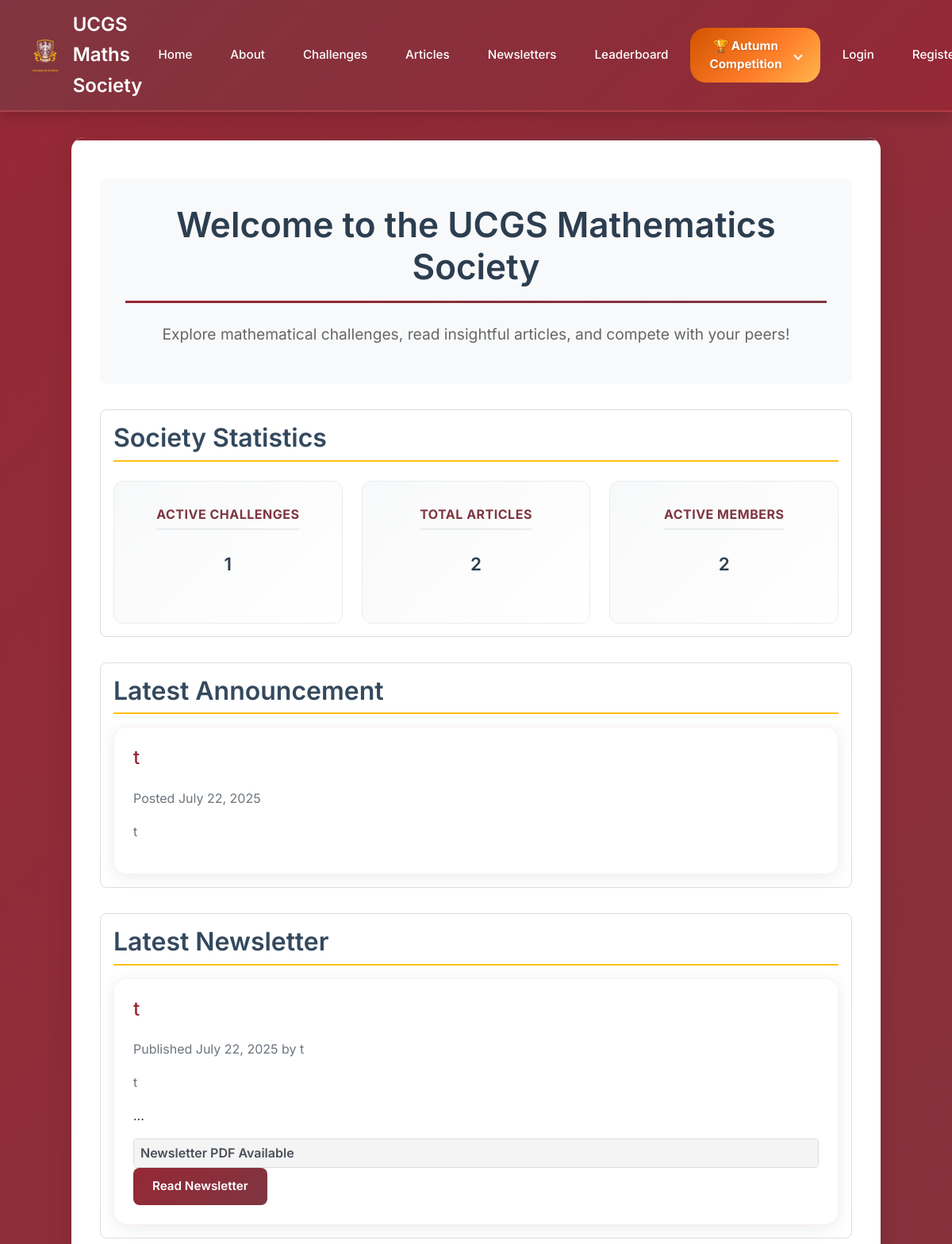
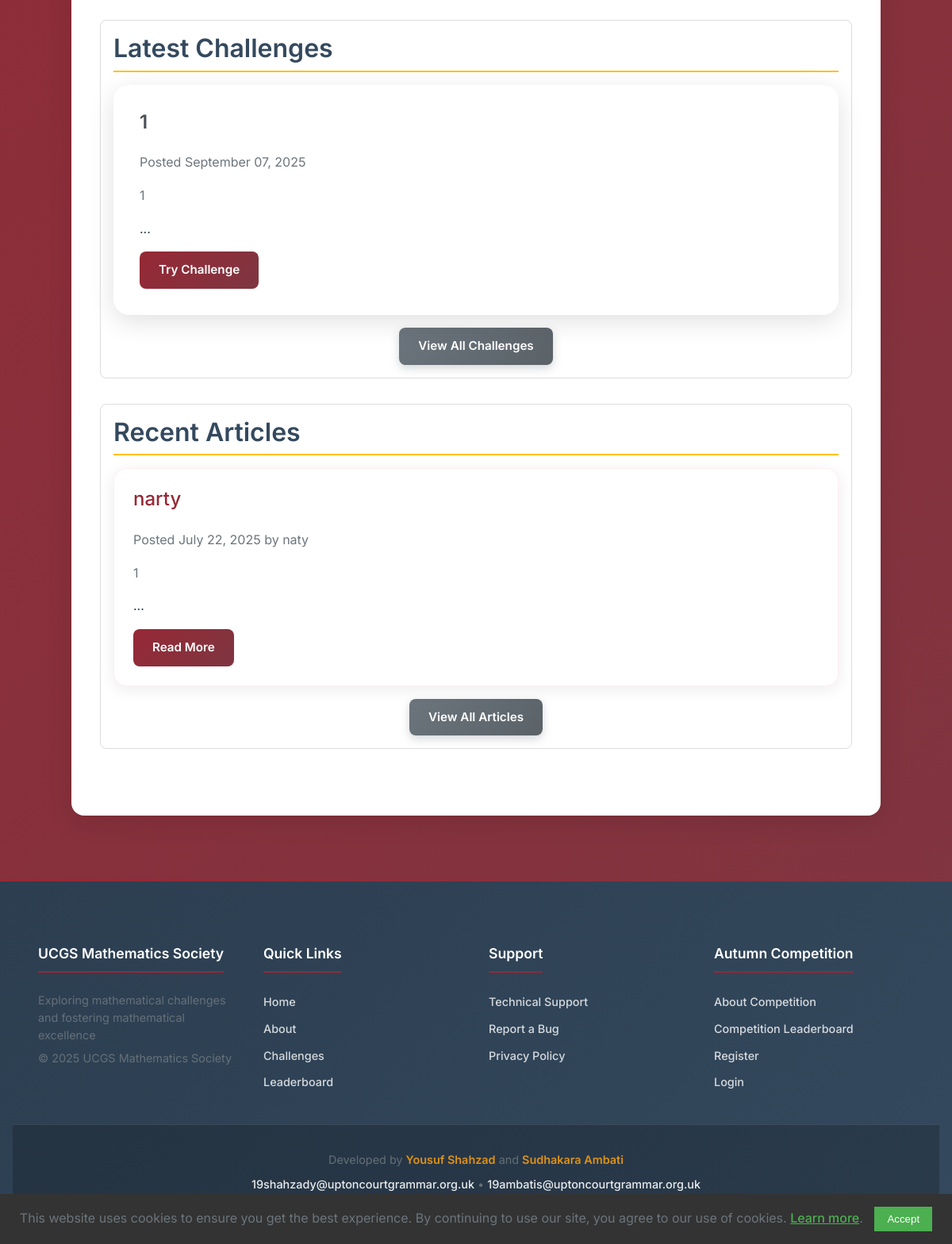
The page /home on the database its author committed (2 pictures, top to bottom).
### app/models.py (models this page shows, shortened)
class Announcement(db.Model):
    __tablename__ = "announcement"
    id = db.Column(db.Integer, primary_key=True)
    title = db.Column(db.String(100), nullable=False)
    content = db.Column(db.Text, nullable=False)
    date_posted = db.Column(db.DateTime, nullable=False, default=datetime.datetime.now, index=True)

class Article(db.Model):
    __tablename__ = "article"
    id = db.Column(db.Integer, primary_key=True)
    title = db.Column(db.String(100), nullable=False, index=True)
    file_url = db.Column(db.String(255))  # This will store the PDF file path
    content = db.Column(db.Text, nullable=False)
    named_creator = db.Column(db.String(100), nullable=True)
    date_posted = db.Column(db.DateTime, nullable=False, default=datetime.datetime.now, index=True)
    user_id = db.Column(db.Integer, db.ForeignKey("users.id"), nullable=False, index=True)
    type = db.Column(db.String(20), default="article", nullable=False, index=True)
    author = db.relationship("User", back_populates="articles")

class Challenge(db.Model):
    __tablename__ = "challenge"
    id = db.Column(db.Integer, primary_key=True, autoincrement=True)
    title = db.Column(db.String(100), nullable=False, index=True)
    content = db.Column(db.Text, nullable=False)
    date_posted = db.Column(db.DateTime, nullable=False, default=datetime.datetime.now, index=True)
    file_url = db.Column(db.String(100))
    key_stage = db.Column(db.String(3), nullable=False, index=True)
    first_correct_submission = db.Column(db.DateTime)
    release_at = db.Column(db.DateTime, nullable=True, index=True)
    is_manually_locked = db.Column(db.Boolean, default=False, nullable=False)
    lock_after_hours = db.Column(db.Integer, nullable=True)
    answer_boxes = db.relationship(
        "ChallengeAnswerBox",
        back_populates="challenge",
        lazy="dynamic",
        cascade="all, save-update",
        order_by="ChallengeAnswerBox.order"
    )
    submissions = db.relationship(
        "AnswerSubmission",
        back_populates="challenge",
        lazy="dynamic"
    )

### app/main/routes.py (the view)
@bp.route("/")
@bp.route("/home")
def home():
    try:
        challenges = Challenge.query
        articles = Article.query
        leaderboard_entries = LeaderboardEntry.query
        now = datetime.datetime.now()
        recent_challenges = []
        recent_summer_challenges = []
        if current_user.is_authenticated:
            is_summer_participant = getattr(current_user, "is_competition_participant", False)
            if is_summer_participant:
                recent_summer_challenges = (
                    SummerChallenge.query.filter_by(key_stage=current_user.key_stage)
                    .order_by(SummerChallenge.date_posted.desc())
                    .limit(3)
                    .all()
                )
            else:
                recent_challenges = (
                    Challenge.query.filter(Challenge.release_at <= now)
                    .order_by(Challenge.date_posted.desc())
                    .limit(3)
                    .all()
                )
        else:
            recent_challenges = (
                Challenge.query.filter(Challenge.release_at <= now)
                .order_by(Challenge.date_posted.desc())
                .limit(3)
                .all()
            )
        recent_articles = (
            Article.query.filter_by(type="article")
            .order_by(Article.date_posted.desc())
            .limit(3)
            .all()
        )
        latest_newsletter = (
            Article.query.filter_by(type="newsletter")
            .order_by(Article.date_posted.desc())
            .first()
        )
        latest_announcement = Announcement.query.order_by(
            Announcement.date_posted.desc()
        ).first()
        return render_template(
            "index.html",
            challenges=challenges,
            articles=articles,
            leaderboard_entries=leaderboard_entries,
            recent_challenges=recent_challenges,
            recent_summer_challenges=recent_summer_challenges,
            recent_articles=recent_articles,
            latest_newsletter=latest_newsletter,
            latest_announcement=latest_announcement,
        )
    except SQLAlchemyError as e:
        current_app.logger.error(f"Database error in index route: {str(e)}")
        flash("An error occurred while loading the homepage.", "error")
        return redirect(url_for("main.about"))

### app/templates/index.html (shortened to what this page needs)
{% extends "base.html" %}
{% block content %}
<div class="container home-page">
    <div class="hero-section">
        <h1>Welcome to the UCGS Mathematics Society</h1>
        <p class="hero-subtitle">Explore mathematical challenges, read insightful articles, and compete with your peers!</p>
    </div>
<section class="stats-overview section-container">
    <h2 class="section-title">Society Statistics</h2>
    <div class="stats-grid">
        <div class="stats-card">
            <h3>Active Challenges</h3>
            <p>{{ challenges.count() if challenges else 0 }}</p>
        </div>
        <div class="stats-card">
            <h3>Total Articles</h3>
            <p>{{ articles.count() if articles else 0 }}</p>
        </div>
        <div class="stats-card">
            <h3>Active Members</h3>
            <p>{{ leaderboard_entries.count() if leaderboard_entries else 0 }}</p>
        </div>
    </div>
</section>
<section class="newsletter-preview section-container">
    <h2 class="section-title">Latest Announcement</h2>
    {% if latest_announcement %}
    <div class="article-card">
        <div class="article-content">
            <h3 class="article-title">
                <a href="#">{{ latest_announcement.title }}</a>
            </h3>
            <p class="article-meta">
                Posted {{ latest_announcement.date_posted.strftime('%B %d, %Y') }}
            </p>
            <p class="article-excerpt">{{ latest_announcement.content| safe }}</p>
        </div>
    </div>
    {% else %}
    <p>No announcements available at this time.</p>
    {% endif %}
</section>
<section class="newsletter-preview section-container">
    <h2 class="section-title">Latest Newsletter</h2>
    {% if latest_newsletter %}
    <div class="article-card">
        <div class="article-content">
            <h3 class="article-title">
                <a href="{{ url_for('main.newsletter', id=latest_newsletter.id) }}">{{ latest_newsletter.title }}</a>
            </h3>
            <p class="article-meta">
                Published {{ latest_newsletter.date_posted.strftime('%B %d, %Y') }}
                {% if latest_newsletter.named_creator %}
                by {{ latest_newsletter.named_creator }}
                {% endif %}
            </p>
            <p class="article-excerpt">{{ latest_newsletter.content[:200] | safe }}...</p>
            {% if latest_newsletter.file_url %}
            <div class="pdf-preview">
                <h3>Newsletter PDF Available</h3>
            </div>
            {% endif %}
            <div class="quick-actions">
                <a href="{{ url_for('main.newsletter', id=latest_newsletter.id) }}" class="button">Read Newsletter</a>
            </div>
        </div>
    </div>
    {% else %}
    <p>No newsletters available at this time.</p>
    {% endif %}
</section>
<section class="section-container">
    <h2 class="section-title">Latest Challenges</h2>
    <div class="challenge-grid">
        {% for challenge in recent_challenges %}
        <div class="challenge-card">
            <h3>{{ challenge.title }}</h3>
            <p class="meta">Posted {{ challenge.date_posted.strftime('%B %d, %Y') }}</p>
            <p class="challenge-content">{{ challenge.content[:150] | safe  }}...</p>
            <div>
                <a href="{{ url_for('main.challenge', challenge_id=challenge.id) }}" class="button">Try Challenge</a>
            </div>
        </div>
        {% endfor %}
    </div>
    <div class="view-all-container">
        <a href="{{ url_for('main.challenges') }}" class="button button-secondary">View All Challenges</a>
    </div>
</section>
<section class="recent-articles section-container">
    <h2 class="section-title">Recent Articles</h2>
    <div class="article-grid">
        {% for article in recent_articles %}
        <div class="article-card">
            <div class="article-content">
                <h3 class="article-title">
                    <a href="{{ url_for('main.article', id=article.id) }}">{{ article.title }}</a>
                </h3>
                <p class="article-meta">
                    Posted {{ article.date_posted.strftime('%B %d, %Y') }}
                    {% if article.named_creator %}
                    by {{ article.named_creator }}
                    {% endif %}
                </p>
                <p class="article-excerpt">{{ article.content[:150] | safe  }}...</p>
                <div class="quick-actions">
                    <a href="{{ url_for('main.article', id=article.id) }}" class="button">Read More</a>
                </div>
            </div>
        </div>
        {% endfor %}
    </div>
    <div class="view-all-container">
        <a href="{{ url_for('main.articles') }}" class="button button-secondary">View All Articles</a>
    </div>
</section>
</div>
{% endblock %}

### rows shown on the page
Announcement: title "t", date_posted "July 22, 2025", content "t"
Article: title "t", date_posted "July 22, 2025", named_creator "t", content "t"
Challenge: title "1", date_posted "September 07, 2025", content "1"
Article: title "narty", date_posted "July 22, 2025", named_creator "naty", content "1"

### other values the page prints
{{ challenges.count() if challenges else 0 }} "1"
{{ articles.count() if articles else 0 }} "2"
{{ leaderboard_entries.count() if leaderboard_entries else 0 }} "2"
